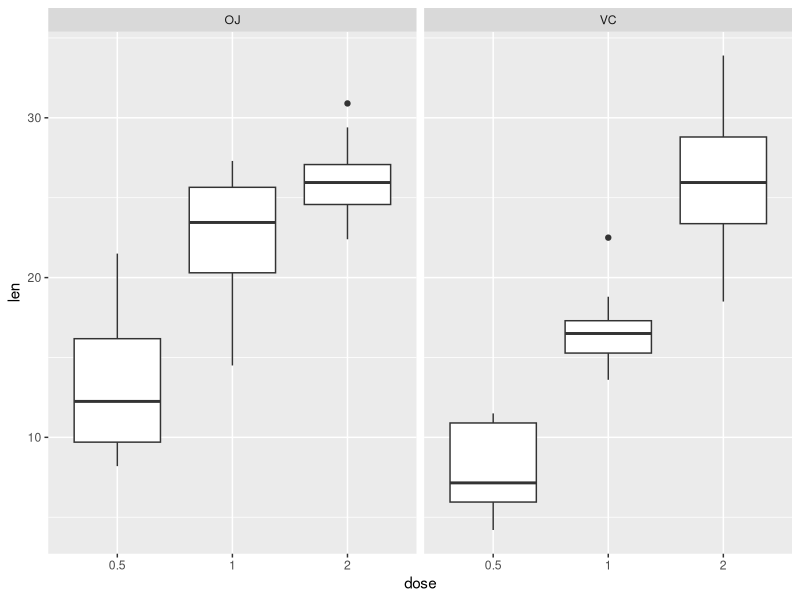

Reproduce this figure in R. (Note: this script raises an error after producing the figure.)
## ---- chunk 1
knitr::opts_chunk$set(echo = TRUE, cache = TRUE)
## ---- chunk 2
library(tidyr)
library(dplyr)
library(ggplot2)
TG_df <- group_by(ToothGrowth, dose= factor(dose), supp) %>% arrange(dose, supp, len)

plot3 <- ggplot(TG_df, aes(dose, len))+
        geom_boxplot()+
        facet_grid(.~supp)
print(plot3)
## ---- chunk 3
data <- TG_df %>% group_by(supp) %>% 
        summarise(mean = mean(len), sigma= sd(len), n=n(), 
                  CI95inf = mean - qt(0.975, n-1)*sigma/sqrt(n), 
                  CI95sup = mean + qt(0.975, n-1)*sigma/sqrt(n))

print(data)
t.test(len ~ supp, data =TG_df,  mu=0, paired= FALSE, conf.level=0.95, var.equal= TRUE)
## ---- chunk 4
data <- TG_df %>% group_by(dose) %>% 
        summarise(mean = mean(len), sigma= sd(len), n=n(), 
                  CI95inf = mean - qt(0.975, n-1)*sigma/sqrt(n), 
                  CI95sup = mean + qt(0.975, n-1)*sigma/sqrt(n))

print(data)


## ---- chunk 5
t.test(TG_df$len[21:40], TG_df$len[1:20],  mu=0,  paired= FALSE, conf.level=0.95,
       var.equal= TRUE)
t.test(TG_df$len[41:60], TG_df$len[21:40], mu=0,  paired= FALSE, conf.level=0.95,
       var.equal= TRUE)
